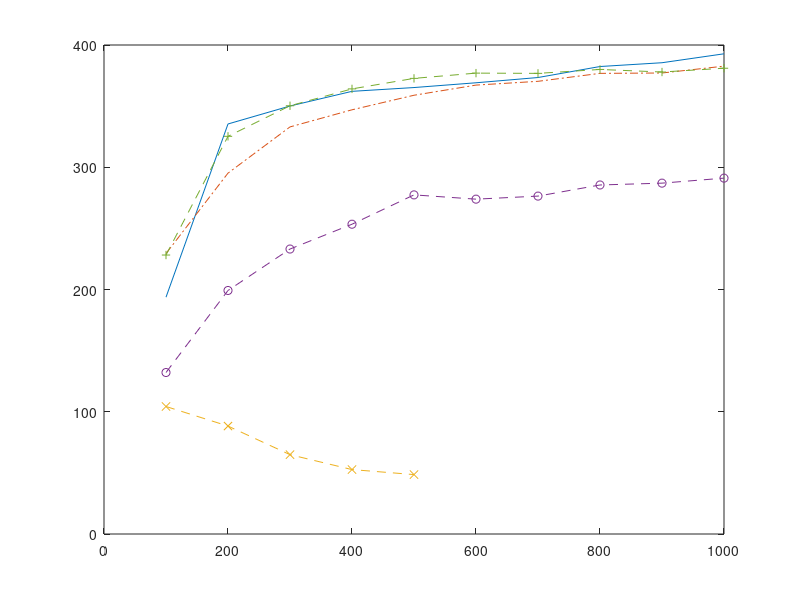

The MATLAB script that drew this image: (Note: this script raises an error after producing the figure.)
% number of repeats:5

figure

% enter mfirst, mlast, minc:100 1000 100
% enter n: (-1 means n = m)-1
% we will take m=n in these experiments
% enter nb_alg:80
% enter variant: (1 == variant 1, 2 == variant 2)2
% Performance in MFLOPS/sec (1e6 flops per second)

%  m    n  nb    REF FLAME   diff      unb      diff    blk     diff   rec    diff
% ==================================================================================
variant2 = [
 100  100  80  193.7  229.4  7.8e-16  104.3  1.0e-15  132.1  7.8e-16  228.2  7.8e-16
 200  200  80  335.4  295.2  8.9e-16   88.3  1.8e-15  199.2  7.8e-16  325.3  8.9e-16
 300  300  80  350.1  333.0  1.0e-15   64.9  3.2e-15  233.1  1.1e-15  350.3  1.1e-15
 400  400  80  362.1  347.0  8.9e-16   52.7  3.0e-15  253.4  1.2e-15  364.1  8.9e-16
 500  500  80  365.2  358.9  8.9e-16   48.6  2.7e-15  277.4  9.4e-16  372.7  7.8e-16
 600  600  80  369.1  367.2  7.8e-16    0.0  0.0e+00  273.9  1.4e-15  377.0  1.0e-15
 700  700  80  373.4  370.3  1.3e-15    0.0  0.0e+00  276.4  1.7e-15  376.8  1.2e-15
 800  800  80  382.4  376.8  1.0e-15    0.0  0.0e+00  285.5  1.4e-15  380.0  8.9e-16
 900  900  80  385.5  377.1  1.2e-15    0.0  0.0e+00  287.0  1.1e-15  377.9  1.1e-15
1000 1000  80  392.8  382.7  8.9e-16    0.0  0.0e+00  291.1  8.9e-16  381.0  7.8e-16
]
plot( variant2( :, 1 ), variant2( :, 4 ), '-', ... 
      variant2( :, 1 ), variant2( :, 5 ), '-.', ... 
      variant2( 1:5, 1 ), variant2( 1:5, 7 ), '--x', ... 
      variant2( :, 1 ), variant2( :, 9 ), '--o', ... 
      variant2( :, 1 ), variant2( :, 11 ), '--+' )
legend( 'Reference', 'FLAME', 'Unblocked', 'Blocked', 'Recursive', 1 )
axis( [0, 1000, 0, 650 ] )
grid on
title( 'B <- B U^-T (variant 2) nb = 80' )
xlabel( 'm = n' )
ylabel( 'MFLOPS/sec.' )
print -depsc2 trsm_rut_variant2_80.eps
